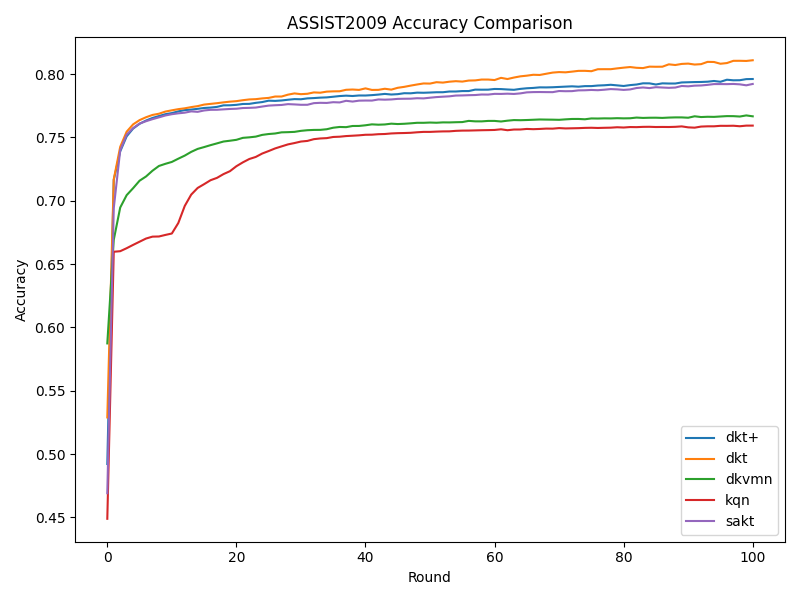
#> input picture federated_learning_secureAggregation/Federated Learning/ASSIST2009/accuracy.png, 800 x 600 px, found by its file name
$ python combine.py
#> lines starting #> are read from the running program, lines starting #| are printed output that depends on the picture
from PIL import Image
import os

# 设置你的项目路径
parent_dir = 'federated_learning_FedTrimmedAvg'  # 修改为你的真实路径
base_dir = os.path.join(parent_dir, 'Federated Learning')

# 数据集名称与目标文件夹
dataset_dirs = ['ASSIST2009', 'ASSIST2015']
output_dir = os.path.join(base_dir, 'merged')
os.makedirs(output_dir, exist_ok=True)

# 图像名称列表
image_names = ['accuracy.png', 'auc.png', 'loss.png']

# 遍历每种图像
for image_name in image_names:
    image_paths = [os.path.join(base_dir, dataset, image_name) for dataset in dataset_dirs]

    # 加载并统一为 RGB 模式
    images = [Image.open(path).convert("RGB") for path in image_paths]
#> images = 2 items

    # 统一宽度（缩放到最小宽度）并使用高质量插值算法
    min_width = min(img.width for img in images)
#> min_width = 800
    resized_images = [
        img.resize(
            (min_width, int(img.height * min_width / img.width)),
            resample=Image.LANCZOS
        ) for img in images
    ]
#> resized_images = 2 items

    # 计算总高度
    total_height = sum(img.height for img in resized_images)
#> total_height = 1200
    merged_image = Image.new('RGB', (min_width, total_height))
#> merged_image: PIL image 800x1200 RGB; every value is 0

    # 粘贴图像
    y_offset = 0
    for img in resized_images:
        merged_image.paste(img, (0, y_offset))
        y_offset += img.height
#> this loop made 2 passes
#> y_offset on passes 1 to 2: 600, 1200
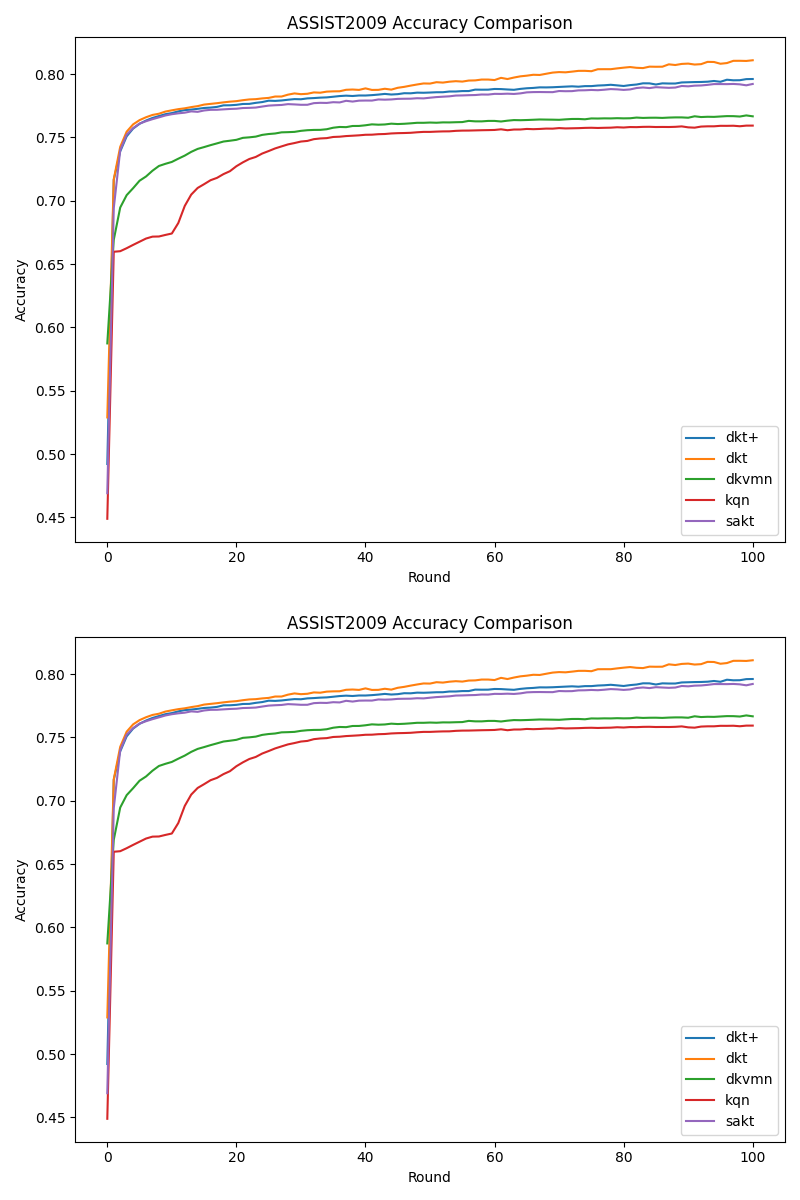
#> merged_image: PIL image 800x1200 RGB; mean R, G, B 250, 249.3, 249.1
#> after the loop, y_offset = 1200

    # 保存合并后的图像
    output_path = os.path.join(output_dir, f'merged_vertical_{image_name}')
    merged_image.save(output_path, format='PNG', optimize=True)
    print(f"Saved: {output_path}")
#> pass 2 of the loop `for image_name in image_names:`:
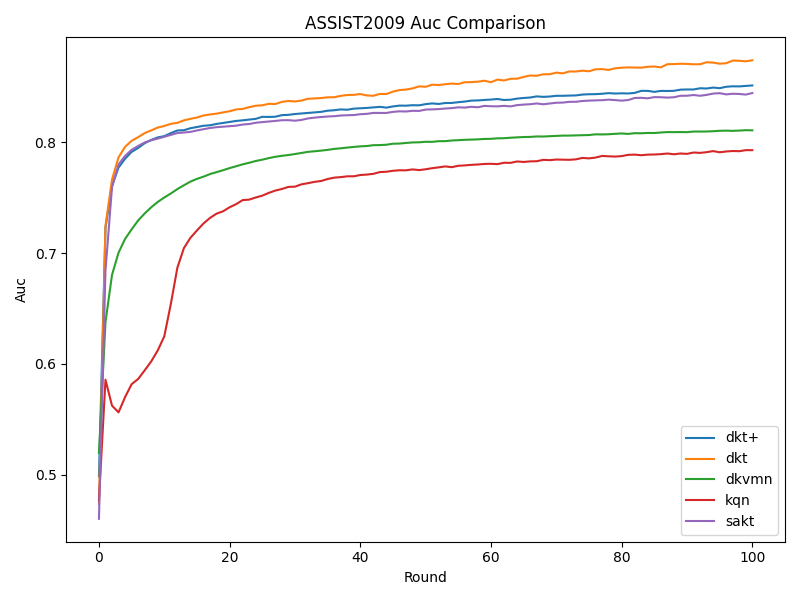
#> input picture federated_learning_secureAggregation/Federated Learning/ASSIST2009/auc.png, 800 x 600 px, found by its file name
#> the loop `for img in resized_images:` made 2 passes
#> after the loop `for img in resized_images:`:
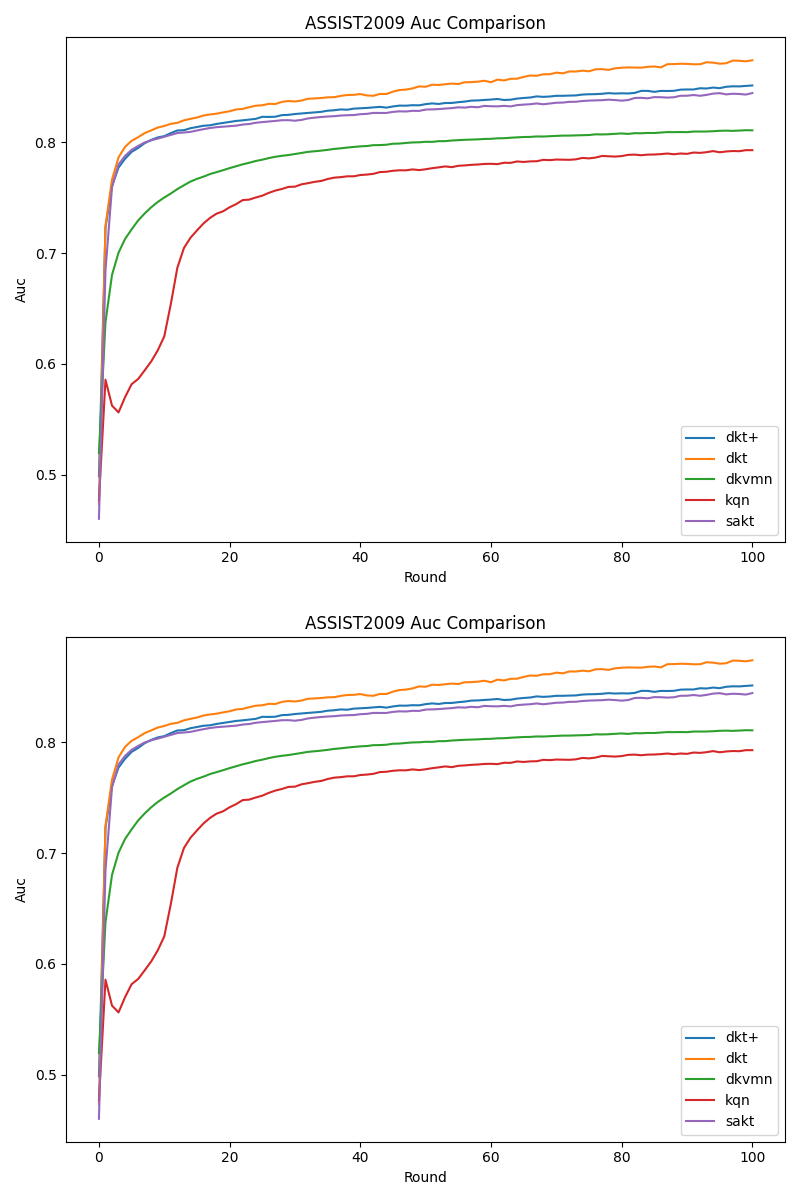
#> merged_image: PIL image 800x1200 RGB; mean R, G, B 250.2, 249.6, 249.3
#> pass 3 of the loop `for image_name in image_names:`:
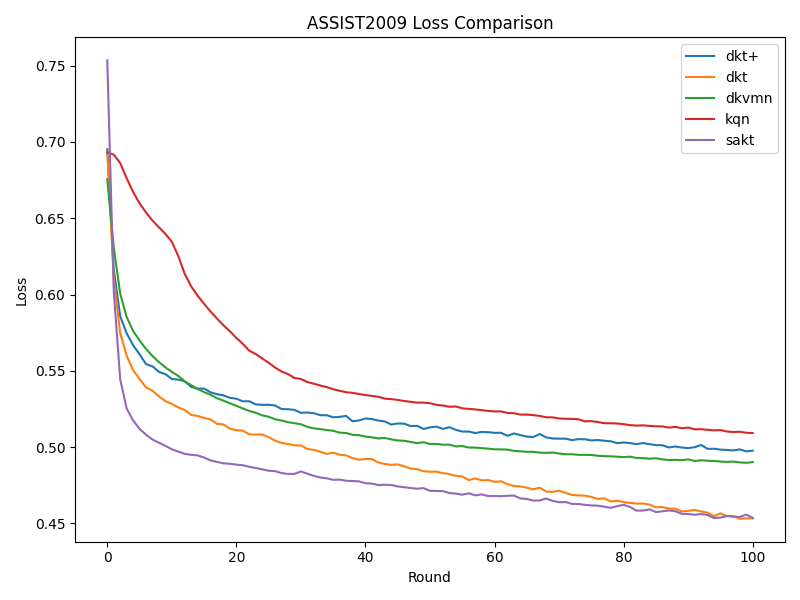
#> input picture federated_learning_secureAggregation/Federated Learning/ASSIST2009/loss.png, 800 x 600 px, found by its file name
#> after the loop `for img in resized_images:`:
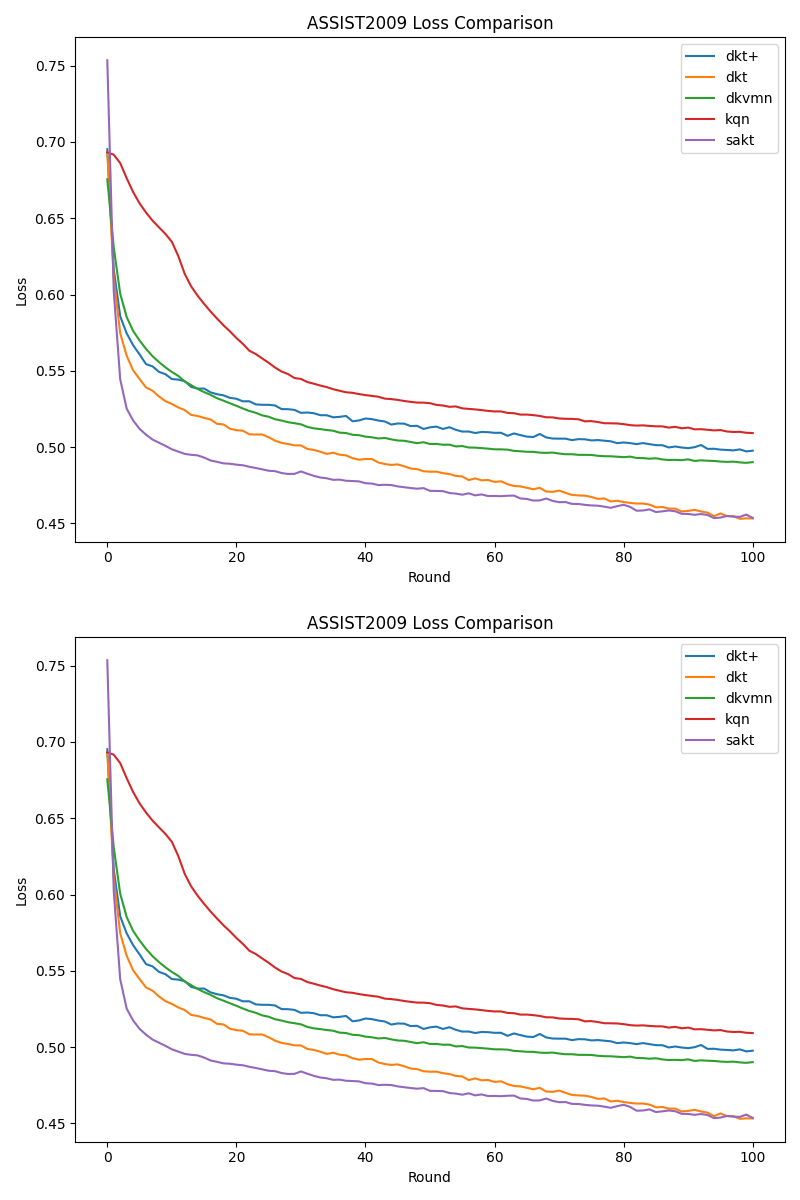
#> merged_image: PIL image 800x1200 RGB; mean R, G, B 250, 249.5, 249.2
